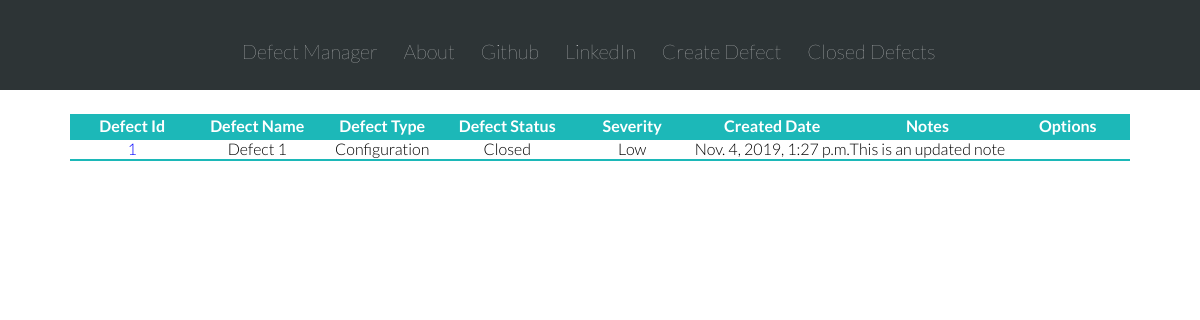
The page /closed/ on the database as committed earlier.
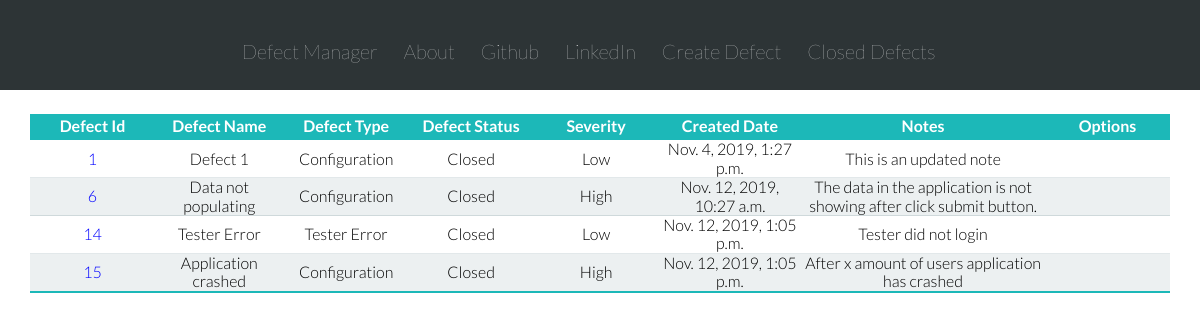
The same page on the database as committed later.
### defect_manager_app/models.py (models this page shows, shortened)
class Defect(models.Model):
    DEFECT_STATUS_NEW = 'New'
    DEFECT_STATUS_OPEN = 'Open'
    DEFECT_STATUS_REJECTED = 'Rejected'
    DEFECT_STATUS_FIXED = 'Fixed'
    DEFECT_STATUS_CLOSE = 'Closed'
    DEFECT_STATUS_CHOICES = [
    (DEFECT_STATUS_NEW, 'New'),
    (DEFECT_STATUS_OPEN, 'Open'),
    (DEFECT_STATUS_REJECTED, 'Rejected'),
    (DEFECT_STATUS_FIXED, 'Fixed'),
    (DEFECT_STATUS_CLOSE, 'Closed'),
    ]
    DEFECT_TYPE_CONFIG = 'Configuration'
    DEFECT_TYPE_TESTERROR = 'Tester Error'
    DEFECT_TYPE_UI = 'User Interface'
    DEFECT_TYPE_OTHER = 'Other'
    DEFECT_TYPE_CHOICES = [
    (DEFECT_TYPE_CONFIG, 'Configuration'),
    (DEFECT_TYPE_TESTERROR, 'Tester Error'),
    (DEFECT_TYPE_UI, 'User Interface'),
    (DEFECT_TYPE_OTHER, 'OTHER'),
    ]
    DEFECT_SEVERITY_LOW = 'Low'
    DEFECT_SEVERITY_MEDIUM = 'Medium'
    DEFECT_SEVERITY_HIGH = 'High'
    DEFECT_SEVERITY_CHOICES = [
    (DEFECT_SEVERITY_LOW, 'Low'),
    (DEFECT_SEVERITY_MEDIUM, 'Medium'),
    (DEFECT_SEVERITY_HIGH, 'High'),
    ]
    author = models.CharField(max_length=256)
    defect_status = models.CharField(max_length=10,
                                    choices=DEFECT_STATUS_CHOICES,
                                    default=DEFECT_STATUS_NEW,
                                    )
    defect_type = models.CharField(max_length=64,
                                    choices=DEFECT_TYPE_CHOICES,
                                    default=DEFECT_TYPE_CONFIG,
                                    )
    severity = models.CharField(max_length=8,
                                choices=DEFECT_SEVERITY_CHOICES,
                                default='',
                                )
    name = models.CharField(max_length=200, default='')
    created_date = models.DateTimeField(default=timezone.now)
    close_date = models.DateTimeField(blank=True, null=True)
    notes = models.TextField()
    modified_date = models.DateTimeField(blank=True, null=True)

### defect_manager_app/views.py (the view)
# urls.py: path('closed/', views.ClosedDefectListView.as_view(), name='closed_defect_list'),
class ClosedDefectListView(ListView):
    model = Defect
    template_name = 'defect_manager_app/closed_defect_list.html'

### defect_manager_app/templates/defect_manager_app/closed_defect_list.html (shortened to what this page needs)
{% extends 'defect_manager_app/base.html' %}
{% block content %}
<table class="defect-list-table row">
  <thead>
  <tr>
    <th>Defect Id</th>
    <th>Defect Name</th>
    <th>Defect Type</th>
    <th>Defect Status</th>
    <th>Severity</th>
    <th>Created Date</th>
    <th>Notes</th>
    <th>Options</th>
  </tr>
  </thead>
    {% for defect in defect_list %}
      {% if defect.defect_status == 'Closed' %}
      <tr>
        <td><a href="{% url 'defect_manager_app:defect_detail' pk=defect.pk%}">{{ defect.id }}</a></td>
        <td>{{ defect.name }}</td>
        <td>{{ defect.defect_type }}</td>
        <td>{{ defect.defect_status }}</td>
        <td>{{ defect.severity }}</td>
        <td>{{ defect.created_date }}</td>
        <td>{{ defect.notes }}</td>
        <td><a href="{% url 'defect_manager_app:delete_defect' pk=defect.pk %}"></a></td>
      </tr>
      {% endif %}
    {% endfor %}
{% endblock %}

### defect_manager_app/templates/defect_manager_app/base.html (shortened to what this page needs)
<!DOCTYPE html>
{% load staticfiles %}
<html lang="en" dir="ltr">
  <head>
    <link rel="stylesheet" href="{% static 'css/style.css' %}">
    <link rel="stylesheet" href="{% static 'vendor/css/grid.css' %}">
    <link rel="stylesheet" href="{% static 'vendor/css/normalize.css' %}">
  </head>
  <body>
    <div class="main-nav clear-fix:after">
      <ul class="nav-left row">
        <li><a href="{% url 'defect_manager_app:defect_list' %}">Defect Manager</a></li>
        <li><a href="https://www.google.com/" target="_blank">About</a></li>
        <li><a href="https://www.google.com/" target="_blank">Github</a></li>
        <li><a href="https://www.google.com/" target="_blank">LinkedIn</a></li>
        <li><a href="{% url 'defect_manager_app:create_defect' %}">Create Defect</a></li>
        <li><a href="{% url 'defect_manager_app:closed_defect_list' %}">Closed Defects</a></li>
      </ul>
  </div>
    {% block content %}
    {% endblock %}
  </body>
</html>

### defect_manager_app/static/css/style.css (style rules this page uses)
* { margin: 0; padding: 0; box-sizing: border-box; }
html { color: black; font-family: 'Lato', 'Arial', 'sans-serif'; font-weight: 300; font-size: 1em; text-rendering: optimizeLegibility; background-color: #ffffff; }
.row { max-width: 1140px; margin: 0 auto 0 auto; }
.main-nav { width: 100%; height: 90px; background-color:#2d3436; }
.main-nav ul { list-style-type: none; padding-top: 40px; text-align: center; }
.main-nav li { display:inline-block; margin-right: 2%; }
.main-nav a:link, .main-nav a:visited { text-decoration: none; font-size: 125%; color: white; font-weight: 10; border-bottom: 3px solid transparent; }
.defect-list-table { text-align: center; margin-top: 2%; min-width: 400px; border-collapse: collapse; }
.defect-list-table thead tr { background-color: #1cb8b8; color: white; }
.defect-list-table th { min-width:125px; padding: 3px; }
.defect-list-table tr { border-bottom: 1px solid #e2e8ea; }
.defect-list-table tr:nth-of-type(even) { background-color: #ecf0f1; border-bottom: 1px solid #cfd9db; }
.defect-list-table tr:last-of-type { border-bottom:2px solid #1cb8b8; }
.defect-list-table tr td a { text-decoration: none; }
.defect-list-table tr td a:link, .defect-list-table tr td a:visited { color: blue; }

Rows that differ between the two databases and show on the page:
added Defect: id "6", name "Data not populating", defect_type "Configuration", defect_status "Closed", severity "High", created_date "Nov. 12, 2019, 10:27 a.m.", notes "The data in the application is not showing after click submit button."
added Defect: id "14", name "Tester Error", defect_type "Tester Error", defect_status "Closed", severity "Low", created_date "Nov. 12, 2019, 1:05 p.m.", notes "Tester did not login"
added Defect: id "15", name "Application crashed", defect_type "Configuration", defect_status "Closed", severity "High", created_date "Nov. 12, 2019, 1:05 p.m.", notes "After x amount of users application has crashed"
